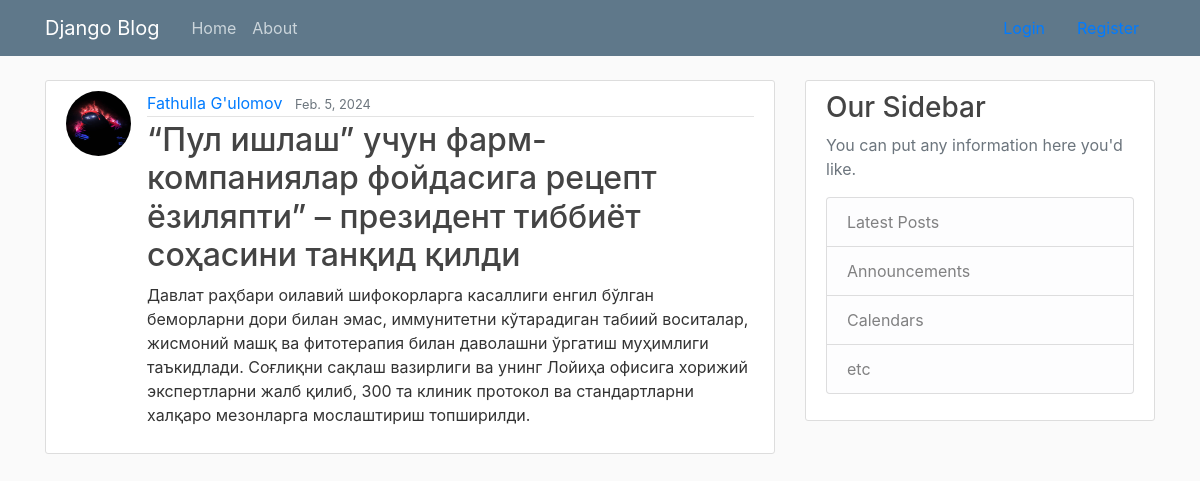
The app's page /Post-Detail-page/2 with its own data.
### blog/models.py (models this page shows, shortened)
class AbstractBaseModel(models.Model):
    created_at = models.DateTimeField(auto_now_add=True)
    updated_at = models.DateTimeField(auto_now=True)
    class Meta:
        abstract = True

class Post(AbstractBaseModel):
    title = models.CharField(max_length=120)
    content = models.TextField()
    publisher_at = models.DateField()
    is_active = models.BooleanField(default=False)
    author = models.ForeignKey("User", models.CASCADE, "posts")

class User(AbstractUser, AbstractBaseModel):
    avatar = models.ImageField(upload_to='avatars/', null=True, default='avatars/default/logo.png')

### blog/views.py (the view)
# urls.py: path('Post-Detail-page/<int:id>', PostDetailPageView.as_view(),         name='post_detail'),
class PostDetailPageView(View):
    def get(self, request, id):
        posts = Post.objects.get(id=id)
        return render(request, 'blog/post_detail.html', {
            "post":posts,
            "user_posts":""
        })

### blog/templates/blog/post_detail.html (shortened to what this page needs)
{% extends 'blog/base.html' %}
{% load static %}
{% block content %}
    <main role="main" class="container">
      <div class="row">
        <div class="col-md-8">
              <article class="media content-section">
                <img class="rounded-circle article-img" src="{{ post.author.avatar.url }}">
                <div class="media-body">
                  <div class="article-metadata">
                    <a class="mr-2" href="{% url 'user_posts' %}">{{ post.author.first_name }} {{ post.author.last_name }}</a>
                    <small class="text-muted">{{ post.publisher_at }}</small>
                  </div>
                  <h2 class="article-title">{{ post.title }}</h2>
                  <p class="article-content">{{ post.content }}
                  </p>
                </div>
              </article>
</div>
{% include 'blog/base_last_post.html' %}
</div>
</main>
{% endblock %}

### blog/static/blog/main.css (style rules this page uses)
body { background: #fafafa; color: #333333; margin-top: 5rem; }
h1, h2, h3, h4, h5, h6 { color: #444444; }
.content-section { background: #ffffff; padding: 10px 20px; border: 1px solid #dddddd; border-radius: 3px; margin-bottom: 20px; }
.article-title { color: #444444; }
.article-content { white-space: pre-line; }
.article-img { height: 65px; width: 65px; margin-right: 16px; }
.article-metadata { padding-bottom: 1px; margin-bottom: 4px; border-bottom: 1px solid #e3e3e3 }

### records on screen
Post: author.avatar (picture), author.first_name "Fathulla", author.last_name "G'ulomov", publisher_at "Feb. 5, 2024", title "“Пул ишлаш” учун фарм-компаниялар фойдасига рецепт ёзиляпти” – президент тиббиёт соҳасини танқид қилди", content "Давлат раҳбари оилавий шифокорларга касаллиги енгил бўлган беморларни дори билан эмас, иммунитетни кўтарадиган табиий воситалар, жисмоний машқ ва фитотерапия билан даволашни ўргатиш муҳимлиги таъкидлади. Соғлиқни сақлаш вазирлиги ва унинг Лойиҳа офисига хорижий экспертларни жалб қилиб, 300 та клиник протокол ва стандартларни халқаро мезонларга мослаштириш топширилди."
